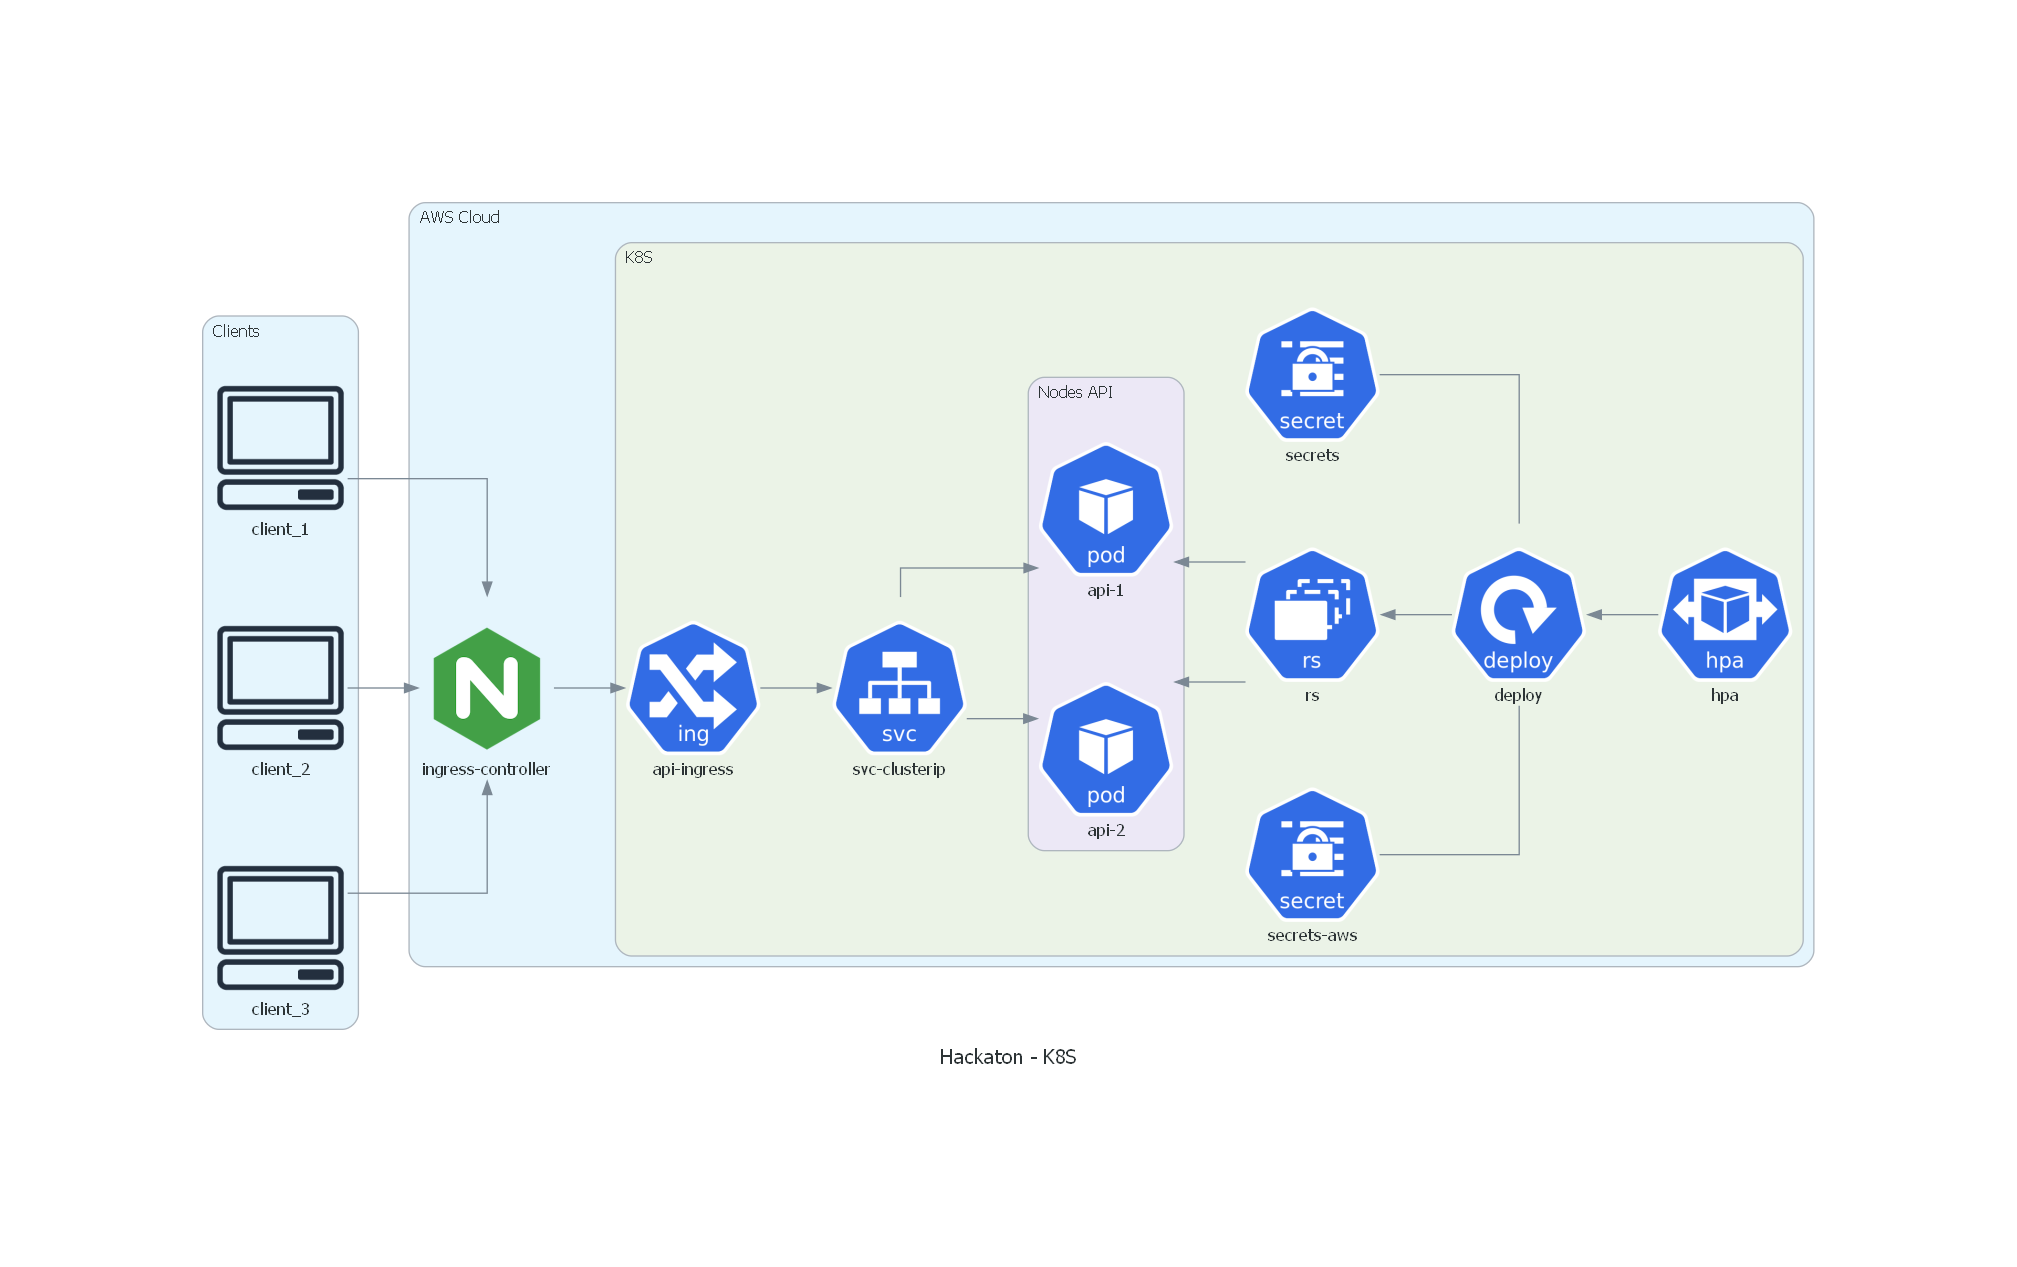

The Python source for this figure:
from diagrams import Diagram, Cluster
from diagrams.k8s.clusterconfig import HPA
from diagrams.k8s.compute import Pod, ReplicaSet, Deployment, StatefulSet
from diagrams.k8s.network import SVC, Ing
from diagrams.onprem.client import Client
from diagrams.k8s.storage import PV, PVC, StorageClass
from diagrams.k8s.podconfig import Secret
from diagrams.onprem.network import Nginx
from diagrams.k8s.ecosystem import Helm

with Diagram("Hackaton - K8S", filename="diagrama_k8s", outformat=["png"], show=False):
    with Cluster("Clients"):
        clients = [Client("client_1"),
                    Client("client_2"),
                    Client("client_3")]

    with Cluster("AWS Cloud"):
        ingress_controller = Nginx("ingress-controller")

        with Cluster("K8S"):
            ## API
            ingress = Ing("api-ingress")
            svc_api = SVC("svc-clusterip")

            with Cluster("Nodes API"):
                pods_api = [Pod("api-1"),
                        Pod("api-2")]
                
            replicaSet = ReplicaSet("rs")
            deployment = Secret("secrets") - Deployment("deploy")
            hpa = HPA("hpa")
            secret_aws = Secret("secrets-aws")


    clients >> ingress_controller >> ingress
    ingress >> svc_api

    secret_aws - deployment
    
    svc_api >> pods_api << replicaSet << deployment << hpa
